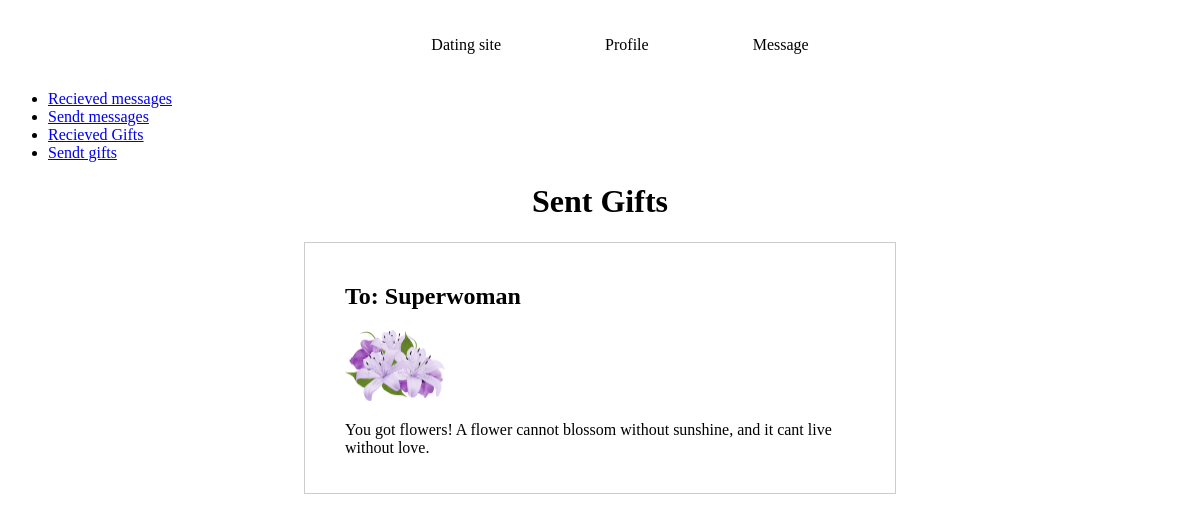
The page /sentGift.php on the database as committed earlier.
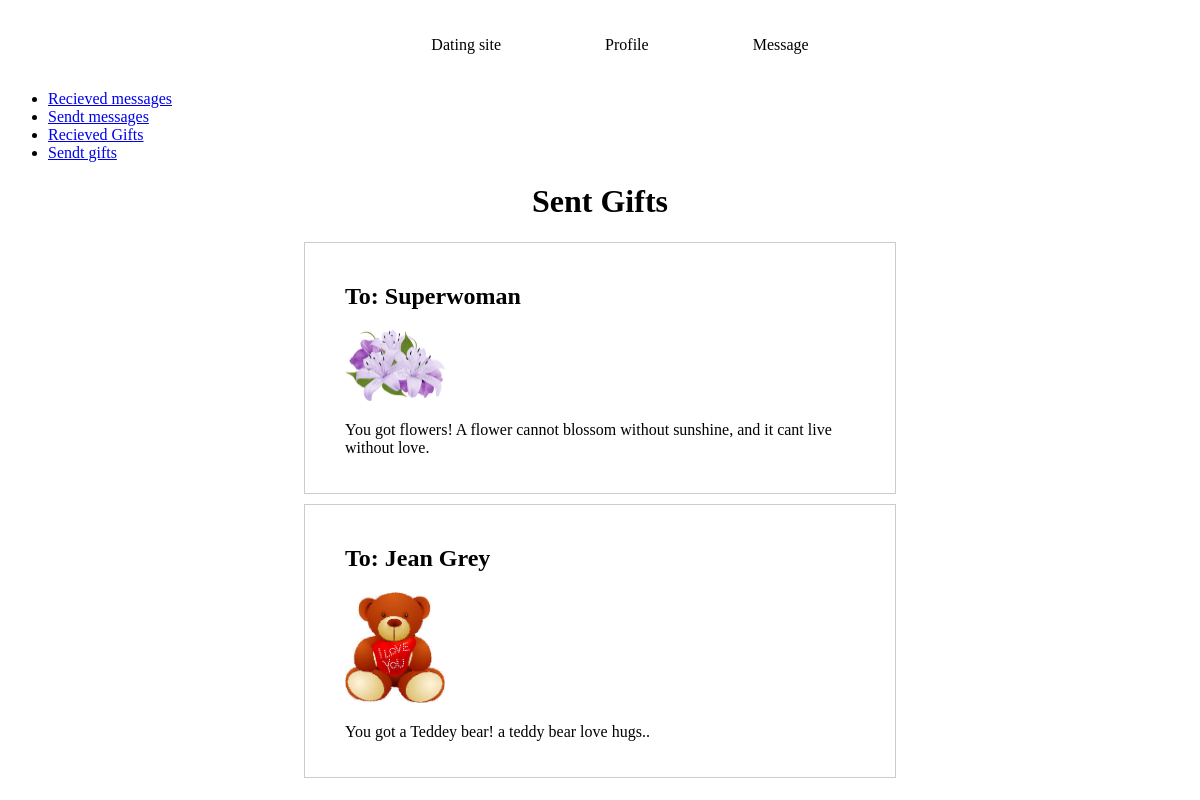
The same page on the database as committed later.
### tables this page shows
CREATE TABLE `userHasGift` (
  `giftId` varchar(60) NOT NULL,
  `userId` varchar(100) NOT NULL,
  `sender_userId` varchar(100) NOT NULL
);

CREATE TABLE `user` (
  `email` varchar(100) NOT NULL,
  `name` varchar(60) NOT NULL,
  `age` int(3) NOT NULL,
  `description` text NOT NULL,
  `image` varchar(100) NOT NULL,
  `likes` int(11) NOT NULL
);

CREATE TABLE `gift` (
  `title` varchar(60) NOT NULL,
  `giftImage` varchar(100) NOT NULL,
  `description` text NOT NULL
);

### sentGift.php (the view, shortened to what this page needs)
<?php
include 'include/head.php';
include 'include/database.php';
include 'include/footer.php';
include 'include/messageMenu.php';
$recievedGifts = $conn->query('SELECT user.name, gift.title, gift.giftImage, gift.description, sender_userId FROM userHasGift JOIN user ON user.email = userHasGift.userId JOIN gift ON gift.title = userHasGift.giftID')->fetchAll();
?><h1>Sent Gifts</h1><?php
foreach ($recievedGifts as $recievedGift) {
  if ($recievedGift['sender_userId'] === 'iceman@gmail.com'){
  ?>
  <section class="message">
    <h2>To: <?php echo $recievedGift['name']; ?></h2>
    <img src="image/<?php echo $recievedGift['giftImage'];?>" alt="image/<?php echo $recievedGift['giftImage'];?>">
    <p><?php echo $recievedGift['description']; ?></p>
  </section>
  <?php
}
}
 ?>

Rows that differ between the two databases and show on the page:
added userhasgift: userId.name "Jean Grey", giftId.giftImage (picture), giftId.description "You got a Teddey bear! a teddy bear love hugs.."
